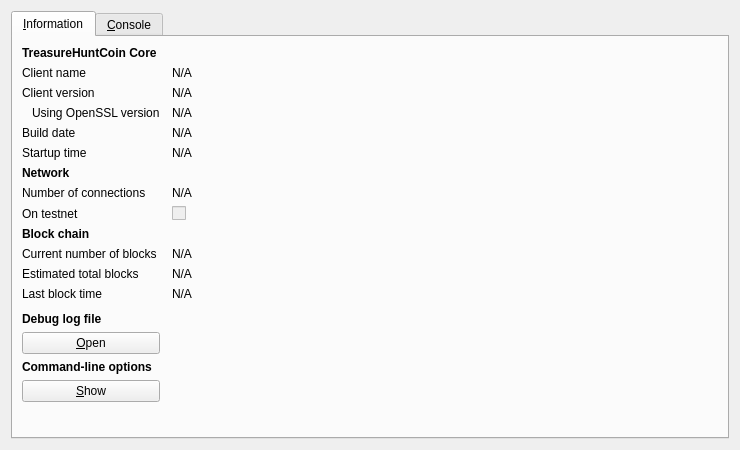
<?xml version="1.0" encoding="UTF-8"?>
<ui version="4.0">
 <class>RPCConsole</class>
 <widget class="QDialog" name="RPCConsole">
  <property name="geometry">
   <rect>
    <x>0</x>
    <y>0</y>
    <width>740</width>
    <height>450</height>
   </rect>
  </property>
  <property name="windowTitle">
   <string>TreasureHuntCoin - Debug window</string>
  </property>
  <layout class="QVBoxLayout" name="verticalLayout_2">
   <item>
    <widget class="QTabWidget" name="tabWidget">
     <property name="currentIndex">
      <number>0</number>
     </property>
     <widget class="QWidget" name="tab_info">
      <attribute name="title">
       <string>&amp;Information</string>
      </attribute>
      <layout class="QGridLayout" name="gridLayout" columnstretch="0,1">
       <property name="horizontalSpacing">
        <number>12</number>
       </property>
       <item row="0" column="0">
        <widget class="QLabel" name="label_9">
         <property name="font">
          <font>
           <weight>75</weight>
           <bold>true</bold>
          </font>
         </property>
         <property name="text">
          <string>TreasureHuntCoin Core</string>
         </property>
        </widget>
       </item>
       <item row="1" column="0">
        <widget class="QLabel" name="label_5">
         <property name="text">
          <string>Client name</string>
         </property>
        </widget>
       </item>
       <item row="1" column="1">
        <widget class="QLabel" name="clientName">
         <property name="cursor">
          <cursorShape>IBeamCursor</cursorShape>
         </property>
         <property name="text">
          <string>N/A</string>
         </property>
         <property name="textFormat">
          <enum>Qt::PlainText</enum>
         </property>
         <property name="textInteractionFlags">
          <set>Qt::LinksAccessibleByMouse|Qt::TextSelectableByKeyboard|Qt::TextSelectableByMouse</set>
         </property>
        </widget>
       </item>
       <item row="2" column="0">
        <widget class="QLabel" name="label_6">
         <property name="text">
          <string>Client version</string>
         </property>
        </widget>
       </item>
       <item row="2" column="1">
        <widget class="QLabel" name="clientVersion">
         <property name="cursor">
          <cursorShape>IBeamCursor</cursorShape>
         </property>
         <property name="text">
          <string>N/A</string>
         </property>
         <property name="textFormat">
          <enum>Qt::PlainText</enum>
         </property>
         <property name="textInteractionFlags">
          <set>Qt::LinksAccessibleByMouse|Qt::TextSelectableByKeyboard|Qt::TextSelectableByMouse</set>
         </property>
        </widget>
       </item>
       <item row="3" column="0">
        <widget class="QLabel" name="label_14">
         <property name="text">
          <string>Using OpenSSL version</string>
         </property>
         <property name="indent">
          <number>10</number>
         </property>
        </widget>
       </item>
       <item row="3" column="1">
        <widget class="QLabel" name="openSSLVersion">
         <property name="cursor">
          <cursorShape>IBeamCursor</cursorShape>
         </property>
         <property name="text">
          <string>N/A</string>
         </property>
         <property name="textFormat">
          <enum>Qt::PlainText</enum>
         </property>
         <property name="textInteractionFlags">
          <set>Qt::LinksAccessibleByMouse|Qt::TextSelectableByKeyboard|Qt::TextSelectableByMouse</set>
         </property>
        </widget>
       </item>
       <item row="4" column="0">
        <widget class="QLabel" name="label_12">
         <property name="text">
          <string>Build date</string>
         </property>
        </widget>
       </item>
       <item row="4" column="1">
        <widget class="QLabel" name="buildDate">
         <property name="cursor">
          <cursorShape>IBeamCursor</cursorShape>
         </property>
         <property name="text">
          <string>N/A</string>
         </property>
         <property name="textFormat">
          <enum>Qt::PlainText</enum>
         </property>
         <property name="textInteractionFlags">
          <set>Qt::LinksAccessibleByMouse|Qt::TextSelectableByKeyboard|Qt::TextSelectableByMouse</set>
         </property>
        </widget>
       </item>
       <item row="5" column="0">
        <widget class="QLabel" name="label_13">
         <property name="text">
          <string>Startup time</string>
         </property>
        </widget>
       </item>
       <item row="5" column="1">
        <widget class="QLabel" name="startupTime">
         <property name="cursor">
          <cursorShape>IBeamCursor</cursorShape>
         </property>
         <property name="text">
          <string>N/A</string>
         </property>
         <property name="textFormat">
          <enum>Qt::PlainText</enum>
         </property>
         <property name="textInteractionFlags">
          <set>Qt::LinksAccessibleByMouse|Qt::TextSelectableByKeyboard|Qt::TextSelectableByMouse</set>
         </property>
        </widget>
       </item>
       <item row="6" column="0">
        <widget class="QLabel" name="label_11">
         <property name="font">
          <font>
           <weight>75</weight>
           <bold>true</bold>
          </font>
         </property>
         <property name="text">
          <string>Network</string>
         </property>
        </widget>
       </item>
       <item row="7" column="0">
        <widget class="QLabel" name="label_7">
         <property name="text">
          <string>Number of connections</string>
         </property>
        </widget>
       </item>
       <item row="7" column="1">
        <widget class="QLabel" name="numberOfConnections">
         <property name="cursor">
          <cursorShape>IBeamCursor</cursorShape>
         </property>
         <property name="text">
          <string>N/A</string>
         </property>
         <property name="textFormat">
          <enum>Qt::PlainText</enum>
         </property>
         <property name="textInteractionFlags">
          <set>Qt::LinksAccessibleByMouse|Qt::TextSelectableByKeyboard|Qt::TextSelectableByMouse</set>
         </property>
        </widget>
       </item>
       <item row="8" column="0">
        <widget class="QLabel" name="label_8">
         <property name="text">
          <string>On testnet</string>
         </property>
        </widget>
       </item>
       <item row="8" column="1">
        <widget class="QCheckBox" name="isTestNet">
         <property name="enabled">
          <bool>false</bool>
         </property>
         <property name="text">
          <string/>
         </property>
        </widget>
       </item>
       <item row="9" column="0">
        <widget class="QLabel" name="label_10">
         <property name="font">
          <font>
           <weight>75</weight>
           <bold>true</bold>
          </font>
         </property>
         <property name="text">
          <string>Block chain</string>
         </property>
        </widget>
       </item>
       <item row="10" column="0">
        <widget class="QLabel" name="label_3">
         <property name="text">
          <string>Current number of blocks</string>
         </property>
        </widget>
       </item>
       <item row="10" column="1">
        <widget class="QLabel" name="numberOfBlocks">
         <property name="cursor">
          <cursorShape>IBeamCursor</cursorShape>
         </property>
         <property name="text">
          <string>N/A</string>
         </property>
         <property name="textFormat">
          <enum>Qt::PlainText</enum>
         </property>
         <property name="textInteractionFlags">
          <set>Qt::LinksAccessibleByMouse|Qt::TextSelectableByKeyboard|Qt::TextSelectableByMouse</set>
         </property>
        </widget>
       </item>
       <item row="11" column="0">
        <widget class="QLabel" name="label_4">
         <property name="text">
          <string>Estimated total blocks</string>
         </property>
        </widget>
       </item>
       <item row="11" column="1">
        <widget class="QLabel" name="totalBlocks">
         <property name="cursor">
          <cursorShape>IBeamCursor</cursorShape>
         </property>
         <property name="text">
          <string>N/A</string>
         </property>
         <property name="textFormat">
          <enum>Qt::PlainText</enum>
         </property>
         <property name="textInteractionFlags">
          <set>Qt::LinksAccessibleByMouse|Qt::TextSelectableByKeyboard|Qt::TextSelectableByMouse</set>
         </property>
        </widget>
       </item>
       <item row="12" column="0">
        <widget class="QLabel" name="label_2">
         <property name="text">
          <string>Last block time</string>
         </property>
        </widget>
       </item>
       <item row="12" column="1">
        <widget class="QLabel" name="lastBlockTime">
         <property name="cursor">
          <cursorShape>IBeamCursor</cursorShape>
         </property>
         <property name="text">
          <string>N/A</string>
         </property>
         <property name="textFormat">
          <enum>Qt::PlainText</enum>
         </property>
         <property name="textInteractionFlags">
          <set>Qt::LinksAccessibleByMouse|Qt::TextSelectableByKeyboard|Qt::TextSelectableByMouse</set>
         </property>
        </widget>
       </item>
       <item row="13" column="0">
        <spacer name="verticalSpacer_2">
         <property name="orientation">
          <enum>Qt::Vertical</enum>
         </property>
         <property name="sizeHint" stdset="0">
          <size>
           <width>20</width>
           <height>20</height>
          </size>
         </property>
        </spacer>
       </item>
       <item row="14" column="0">
        <widget class="QLabel" name="labelDebugLogfile">
         <property name="font">
          <font>
           <weight>75</weight>
           <bold>true</bold>
          </font>
         </property>
         <property name="text">
          <string>Debug log file</string>
         </property>
        </widget>
       </item>
       <item row="15" column="0">
        <widget class="QPushButton" name="openDebugLogfileButton">
         <property name="toolTip">
          <string>Open the TreasureHuntCoin debug log file from the current data directory. This can take a few seconds for large log files.</string>
         </property>
         <property name="text">
          <string>&amp;Open</string>
         </property>
         <property name="autoDefault">
          <bool>false</bool>
         </property>
        </widget>
       </item>
       <item row="16" column="0">
        <widget class="QLabel" name="labelCLOptions">
         <property name="font">
          <font>
           <weight>75</weight>
           <bold>true</bold>
          </font>
         </property>
         <property name="text">
          <string>Command-line options</string>
         </property>
        </widget>
       </item>
       <item row="17" column="0">
        <widget class="QPushButton" name="showCLOptionsButton">
         <property name="toolTip">
          <string>Show the TreasureHuntCoin-Qt help message to get a list with possible TreasureHuntCoin command-line options.</string>
         </property>
         <property name="text">
          <string>&amp;Show</string>
         </property>
         <property name="autoDefault">
          <bool>false</bool>
         </property>
        </widget>
       </item>
       <item row="18" column="0">
        <spacer name="verticalSpacer">
         <property name="orientation">
          <enum>Qt::Vertical</enum>
         </property>
         <property name="sizeHint" stdset="0">
          <size>
           <width>20</width>
           <height>40</height>
          </size>
         </property>
        </spacer>
       </item>
      </layout>
     </widget>
     <widget class="QWidget" name="tab_console">
      <attribute name="title">
       <string>&amp;Console</string>
      </attribute>
      <layout class="QVBoxLayout" name="verticalLayout_3">
       <property name="spacing">
        <number>3</number>
       </property>
       <item>
        <widget class="QTextEdit" name="messagesWidget">
         <property name="minimumSize">
          <size>
           <width>0</width>
           <height>100</height>
          </size>
         </property>
         <property name="readOnly">
          <bool>true</bool>
         </property>
         <property name="tabKeyNavigation" stdset="0">
          <bool>false</bool>
         </property>
         <property name="columnCount" stdset="0">
          <number>2</number>
         </property>
        </widget>
       </item>
       <item>
        <layout class="QHBoxLayout" name="horizontalLayout">
         <property name="spacing">
          <number>3</number>
         </property>
         <item>
          <widget class="QLabel" name="label">
           <property name="text">
            <string notr="true">&gt;</string>
           </property>
          </widget>
         </item>
         <item>
          <widget class="QLineEdit" name="lineEdit"/>
         </item>
         <item>
          <widget class="QPushButton" name="clearButton">
           <property name="maximumSize">
            <size>
             <width>24</width>
             <height>24</height>
            </size>
           </property>
           <property name="toolTip">
            <string>Clear console</string>
           </property>
           <property name="text">
            <string/>
           </property>
           <property name="icon">
            <iconset resource="../bitcoin.qrc">
             <normaloff>:/icons/remove</normaloff>:/icons/remove</iconset>
           </property>
           <property name="shortcut">
            <string notr="true">Ctrl+L</string>
           </property>
           <property name="autoDefault">
            <bool>false</bool>
           </property>
          </widget>
         </item>
        </layout>
       </item>
      </layout>
     </widget>
    </widget>
   </item>
  </layout>
 </widget>
 <resources>
  <include location="../bitcoin.qrc"/>
 </resources>
 <connections/>
</ui>
